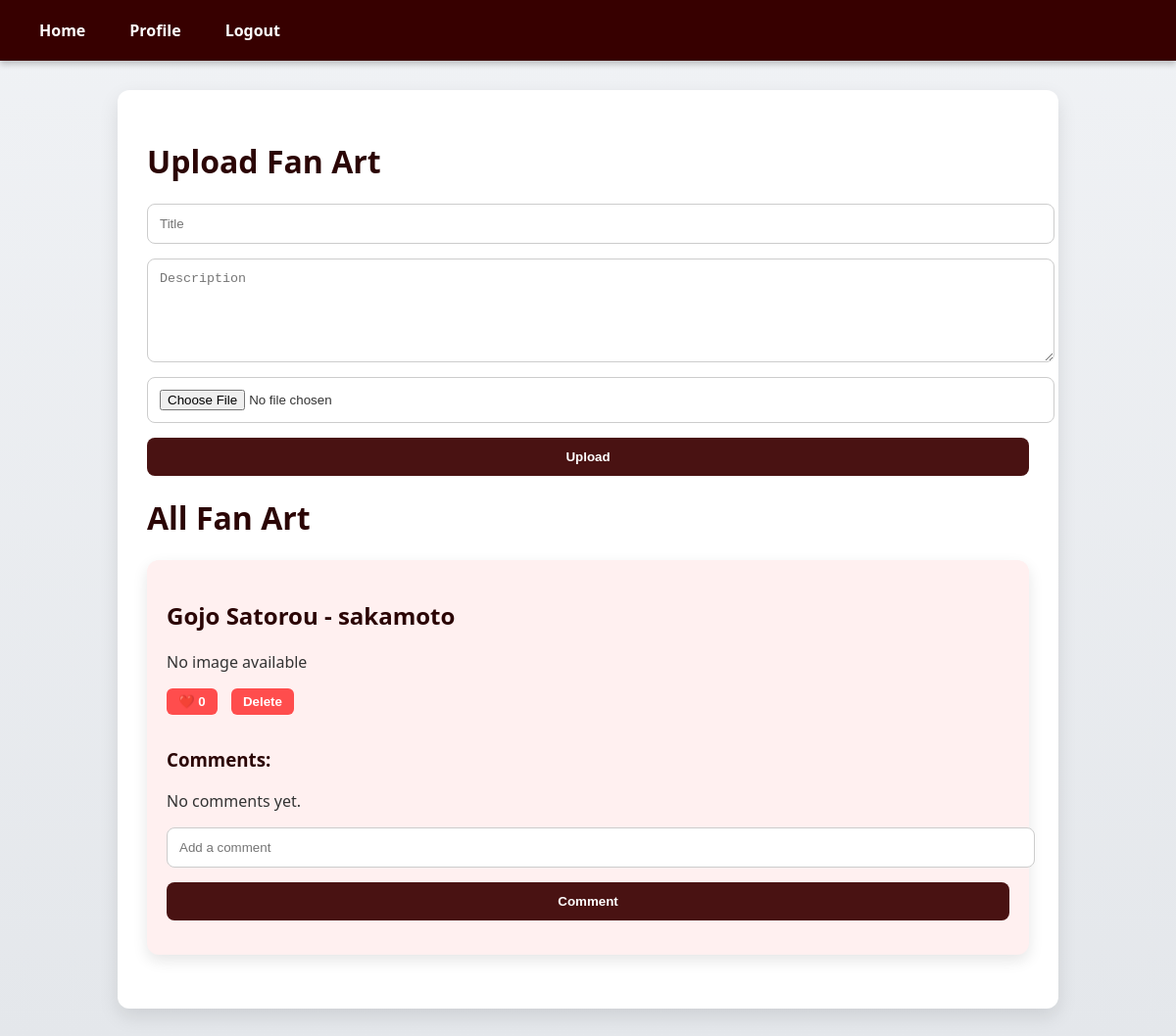
Screenshot of /controller/fanartcontroller.php (signed in) with the database file from the repository.
### tables this page shows
CREATE TABLE `fanart` (
  `fanart_id` int(11) NOT NULL,
  `user_id` int(11) NOT NULL,
  `title` varchar(255) NOT NULL,
  `description` text DEFAULT NULL,
  `filename` varchar(255) NOT NULL,
  `file_path` varchar(255) NOT NULL,
  `created_at` timestamp NOT NULL DEFAULT current_timestamp()
);

CREATE TABLE `users` (
  `user_id` int(11) NOT NULL,
  `username` varchar(50) NOT NULL,
  `email` varchar(100) NOT NULL,
  `password_hash` varchar(255) NOT NULL,
  `profile_picture` varchar(255) DEFAULT NULL,
  `level` int(11) DEFAULT 1,
  `badge` varchar(100) DEFAULT NULL,
  `bio` text DEFAULT NULL,
  `created_at` timestamp NOT NULL DEFAULT current_timestamp(),
  `is_active` tinyint(1) DEFAULT 1
);

### controller/fanartcontroller.php (called while the page is built, shortened)
<?php
require_once __DIR__ . '/../db.php';
require_once __DIR__ . '/../model/fanartmodel.php';
$model = new FanArtModel($pdo);
$fanarts = $model->getAllFanArt();
require __DIR__ . '/../view/fanartview.php';

### model/fanartmodel.php (called while the page is built, shortened)
<?php
class FanArtModel {
    private $pdo;
    public function __construct($pdo) {
        $this->pdo = $pdo;
    }
    public function getAllFanArt() {
        $stmt = $this->pdo->query("
            SELECT f.*, u.username,
            (SELECT COUNT(*) FROM fanart_hearts h WHERE h.fanart_id = f.fanart_id) as hearts
            FROM fanart f
            JOIN users u ON f.user_id = u.user_id
            ORDER BY f.created_at DESC
        ");
        $fanarts = $stmt->fetchAll(PDO::FETCH_ASSOC);
        foreach ($fanarts as &$art) {
            $stmt = $this->pdo->prepare("SELECT c.comment, u.username FROM fanart_comments c JOIN users u ON c.user_id = u.user_id WHERE c.fanart_id = ?");
            $stmt->execute([$art['fanart_id']]);
            $art['comments'] = $stmt->fetchAll(PDO::FETCH_ASSOC);
        }
        return $fanarts;
    }
}

### view/fanartview.php (the view, shortened to what this page needs)
<?php
$fanarts = $fanarts ?? [];
?>
<!DOCTYPE html>
<html>
<head>
    <link rel="stylesheet" href="/animeverse/css/fanart.css">
</head>
<body>
    <nav class="navbar">
        <a href="/animeverse/controller/homecontroller.php">Home</a>
        <a href="/animeverse/controller/profilecontroller.php">Profile</a>
        <a href="/animeverse/controller/logoutcontroller.php">Logout</a>
    </nav>
    <div class="container">
        <h1>Upload Fan Art</h1>
        <form method="post" enctype="multipart/form-data">
            <input type="text" name="title" placeholder="Title" required>
            <textarea name="description" placeholder="Description"></textarea>
            <input type="file" name="fanart_file" accept="image/*" required>
            <button type="submit">Upload</button>
        </form>
        <h1>All Fan Art</h1>
        <?php if (!empty($fanarts)): ?>
            <?php foreach($fanarts as $art): ?>
                <div class="fanart-card">
                    <h2><?= htmlspecialchars($art['title']) ?> - <?= htmlspecialchars($art['username'] ?? 'Unknown') ?></h2>
                    <?php if (!empty($art['filename']) && file_exists(__DIR__ . '/../uploads/' . $art['filename'])): ?>
                        <img src="/animeverse/uploads/<?= htmlspecialchars($art['filename']) ?>" alt="<?= htmlspecialchars($art['title']) ?>">
                    <?php else: ?>
                        <p>No image available</p>
                    <?php endif; ?>
                    <form method="post" class="inline-form">
                        <button type="submit">❤️ <?= $art['hearts'] ?? 0 ?></button>
                    </form>
                    <?php if(isset($_SESSION['user_id']) && $_SESSION['user_id'] === $art['user_id']): ?>
                        <form method="post" class="inline-form">
                            <button type="submit" class="delete-btn">Delete</button>
                        </form>
                    <?php endif; ?>
                    <h3>Comments:</h3>
                    <?php if(!empty($art['comments'])): ?>
                        <?php foreach($art['comments'] as $comment): ?>
                            <p><strong><?= htmlspecialchars($comment['username'] ?? 'Unknown') ?>:</strong> <?= htmlspecialchars($comment['comment'] ?? '') ?></p>
                        <?php endforeach; ?>
                    <?php else: ?>
                        <p>No comments yet.</p>
                    <?php endif; ?>
                    <form method="post">
                        <input type="text" name="comment" placeholder="Add a comment" required>
                        <button type="submit">Comment</button>
                    </form>
                </div>
            <?php endforeach; ?>
        <?php else: ?>
            <p>No fan art has been uploaded yet.</p>
        <?php endif; ?>
    </div>
</body>
</html>

### css/fanart.css (style rules this page uses)
body { font-family: 'Segoe UI', Tahoma, Geneva, Verdana, sans-serif; background: linear-gradient(to bottom, #f0f2f5, #e4e7eb); margin: 0; padding: 0; color: #333; }
.navbar { background: rgba(55, 0, 0, 1); padding: 15px 30px; display: flex; gap: 25px; box-shadow: 0 4px 6px rgba(0, 0, 0, 0.2); }
.navbar a { color: #fff; text-decoration: none; font-weight: bold; padding: 5px 10px; border-radius: 5px; transition: background 0.3s, transform 0.3s; }
.container { max-width: 900px; margin: 30px auto; background-color: #fff; padding: 30px; border-radius: 12px; box-shadow: 0 8px 20px rgba(0, 0, 0, 0.1); }
form input[type="text"], form textarea, form input[type="file"], form button { display: block; width: 100%; margin-bottom: 15px; padding: 12px; border: 1px solid #ccc; border-radius: 8px; transition: border 0.3s, box-shadow 0.3s; }
form button { background: #491212; color: white; border: none; cursor: pointer; font-weight: bold; transition: background 0.3s, transform 0.2s; }
.fanart-card { border: none; padding: 20px; margin-bottom: 25px; border-radius: 12px; background-color: #fff0f0; box-shadow: 0 6px 15px rgba(0,0,0,0.1); transition: transform 0.3s, box-shadow 0.3s; }
.inline-form { display: inline-block; margin-right: 10px; }
.inline-form button { background-color: #ff4d4d; color: white; border: none; padding: 6px 12px; border-radius: 6px; cursor: pointer; font-weight: bold; transition: background 0.3s, transform 0.2s; }
.delete-btn { background-color: #ff3333; color: white; border: none; padding: 6px 12px; border-radius: 6px; cursor: pointer; font-weight: bold; transition: background 0.3s, transform 0.2s; }
h1, h2, h3 { color: #2b0505; }
textarea { min-height: 80px; }

### rows the page displays
fanart: title "Gojo Satorou", user.username "sakamoto", shows "No image available", hearts "0"
